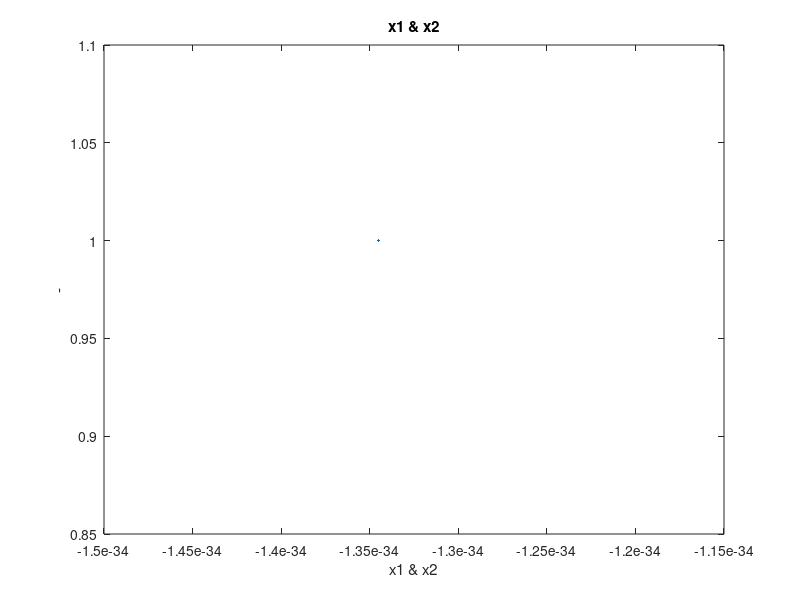

The MATLAB script that drew this image:
clc
close all

y1 = input('y1: ');
T = input('T: ');
Tolerance = input('Tolerance: ');

y2 = 1 - y1;
p1 = exp(16.59158 - (3643.31 / (T - 33.424)));
p2 = exp(14.25326 - (2665.54 / (T - 53.424)));
a = 2.771 - 0.00523 * T;
c1 = 1;
c2 = 1;

fprintf('Initial Calculations')

disp (y2)
disp (p1)
disp (p2)
disp (a)

p = 1 / ((y1 / (1 * p1)) + (y2 / (1 * p2)));

fprintf('Iteration 0:')
disp(p)

for iteration = 1:7
    fprintf('Iteration')
    x1 = (y1 * p) / (c1 * p1)
    x2 = (y2 * p) / (c2 * p2)
    c1 = exp(a * x2^2)
    c2 = exp(a* x1^2)
    x1 = (y1 * p) / (c1 * p1)
    x2 = (y2 * p) / (c2 * p2)
    p = 1 / ((y1 / (c1 * p1)) + (y2 / (c2 * p2)))
    plot(x1,x2)
    title('x1 & x2')
    xlabel('x1 & x2')
    ylabel('-')
end